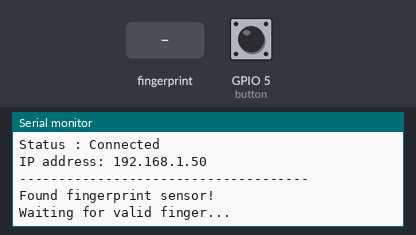
This sketch was run on a simulated ESP8266 (NodeMCU). Shown: the last lines printed to the serial monitor. The inputs (shaded band) are chosen by the test bench; at power-on: GPIO 5 (button) HIGH. WiFi joins after 1.5 s; servers stay silent unless stated; uploads are accepted with an empty reply.

Above: at 3.7 s.
3.8 s: GPIO 5 (button) pulled LOW for 0.15 s
At 4.6 s:
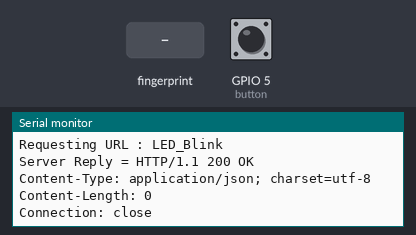
5.4 s: finger stored as number 1 placed on the sensor
At 7.9 s:
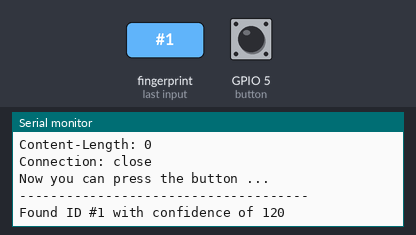

Measured:
- after the input at 3.8 s, the serial monitor: prints a new line after 0.05 s (image 1)
- after the input at 5.4 s, the serial monitor: prints a new line at once (image 2)

The sketch:

coba_finger_client.ino
```cpp
#define BLYNK_PRINT Serial


#include <ESP8266WiFi.h>
#include <BlynkSimpleEsp8266.h>
#include <Adafruit_Fingerprint.h>
#include <SoftwareSerial.h>
#include <ESP8266WiFi.h>
#include <LiquidCrystal_I2C.h>

const char* ssid = "Obiah Cantik";                  // Your wifi Name
const char* password = "obiahcomel"; // Your wifi Password

const char * host = "192.168.43.10";        // IP Server

const int httpPort = 80;

const char* Commands;                       // The command variable that is sent to the server

int button = 5;                             // push button is connected
bool btn_press = false;                      // The variable to detect the button has been pressed
int con = 0;                                // Variables for mode

int i =0;

#define Finger_Rx 12 //D6
#define Finger_Tx 14 //D5

LiquidCrystal_I2C lcd(0x27, 16, 2);
SoftwareSerial mySerial(Finger_Tx, Finger_Rx);

Adafruit_Fingerprint finger = Adafruit_Fingerprint(&mySerial);

void setup() {
  // put your setup code here, to run once:
  pinMode(button, INPUT_PULLUP);            // initialize the pushbutton pin as an input:
  Serial.begin(115200);                     // initialize serial:

  Serial.println("");
  Serial.println("Client-------------------------------");
  Serial.print("Connecting to Network");
  WiFi.mode(WIFI_STA);                      // Mode Station
  WiFi.begin(ssid, password);               // Matching the SSID and Password
  delay(1000);

  // Waiting to connect to wifi
  while (WiFi.status() != WL_CONNECTED) {
    Serial.print(".");
    delay(500);
  }
  Serial.println("");
  Serial.println("Successfully Connecting");
  Serial.println("Status : Connected");
  Serial.print("IP address: ");
  Serial.println(WiFi.localIP());
  Serial.println("-------------------------------------");
  Serial.println("");

  finger.begin(57600);
//
  if (finger.verifyPassword()) {
    Serial.println("Found fingerprint sensor!");
  } else {
    Serial.println("Did not find fingerprint sensor :(");
    while (1) { delay(1); }
  }
  Serial.println("Waiting for valid finger...");

}

void loop() {
  // put your main code here, to run repeatedly:
  getFingerprintID();
  if (digitalRead(button) == LOW) {
//    Serial.println("Client-------------------------------");
//    Serial.print("Send Command = ");
    if (btn_press == true){
      Commands="LED_Blink";
      Serial.println(Commands);
      send_commands();
//      if (con >= 3) {
//        con=0;
//      }
//      con++;
//
//      switch (con){
//        case 1:
//          Commands="LED_Blink";
//          Serial.println(Commands);
//          send_commands();
//          break;
//        case 2:
//          Commands="LED_On";
//          Serial.println(Commands);
//          send_commands();
//          break;
//        case 3:
//          Commands="LED_Off";
//          Serial.println(Commands);
//          send_commands();
//          break;
//      }

      btn_press = false;
    }
  }
  else {
    btn_press = true;
  }
  delay(100);
}


void send_commands(){
  Serial.println("Sending command...");
  Serial.println("Don't press the button for now...");
  Serial.println("");
  Serial.print("Connecting to ");
  Serial.println(host);

  // Use WiFiClient class to create TCP connections
  WiFiClient client;

  if (!client.connect(host, httpPort)) {
    Serial.println("Connection failed");
    return;
  }

  // We now create a URI for the request
  Serial.print("Requesting URL : ");
  Serial.println(Commands);

  // This will send the request to the server
  client.print(String("GET ") + Commands + " HTTP/1.1\r\n" + "Host: " + host + "\r\n" + "Connection: Close\r\n\r\n");
  unsigned long timeout = millis();
  while (client.available() == 0) {
    if (millis() - timeout > 5000) {
      Serial.println(">>> Client Timeout !");
      client.stop();
      return;
    }
  }

  Serial.print("Server Reply = ");
  // Read all the lines of the reply from server and print them to Serial
  while(client.available()){
    String line = client.readStringUntil('\r');
    Serial.print(line);
  }
  Serial.println("Now you can press the button ...");
  Serial.println("-------------------------------------");
  Serial.println("");
}

uint8_t getFingerprintID() {
  uint8_t p = finger.getImage();
  switch (p) {
    case FINGERPRINT_OK:
      Serial.println("Image taken");
      break;
    case FINGERPRINT_NOFINGER:
      //Serial.println(".");
      return p;
    case FINGERPRINT_PACKETRECIEVEERR:
      Serial.println("Communication error");
      return p;
    case FINGERPRINT_IMAGEFAIL:
      Serial.println("Imaging error");
      return p;
    default:
      Serial.println("Unknown error");
      return p;
  }

  // OK success!

  p = finger.image2Tz();
  switch (p) {
    case FINGERPRINT_OK:
      Serial.println("Image converted");
      break;
    case FINGERPRINT_IMAGEMESS:
      Serial.println("Image too messy");
      return p;
    case FINGERPRINT_PACKETRECIEVEERR:
      Serial.println("Communication error");
      return p;
    case FINGERPRINT_FEATUREFAIL:
      Serial.println("Could not find fingerprint features");
      return p;
    case FINGERPRINT_INVALIDIMAGE:
      Serial.println("Could not find fingerprint features");
      return p;
    default:
      Serial.println("Unknown error");
      return p;
  }

  // OK converted!
  p = finger.fingerFastSearch();
  if (p == FINGERPRINT_OK) {
    Serial.println("Found a print match!");
  } else if (p == FINGERPRINT_PACKETRECIEVEERR) {
    Serial.println("Communication error");
    return p;
  } else if (p == FINGERPRINT_NOTFOUND) {
    Serial.println("Did not find a match");
    delay(3000);
    return p;
  } else {
    Serial.println("Unknown error");
    return p;
  }

  // found a match!
  lcd.setCursor(0,1);
  lcd.print(i++);
  Commands="LED_Blink";
  Serial.println(Commands);
  send_commands();
  Serial.print("Found ID #"); Serial.print(finger.fingerID);
  Serial.print(" with confidence of "); Serial.println(finger.confidence);
  delay(3000);

//  return finger.fingerID;

}
```
